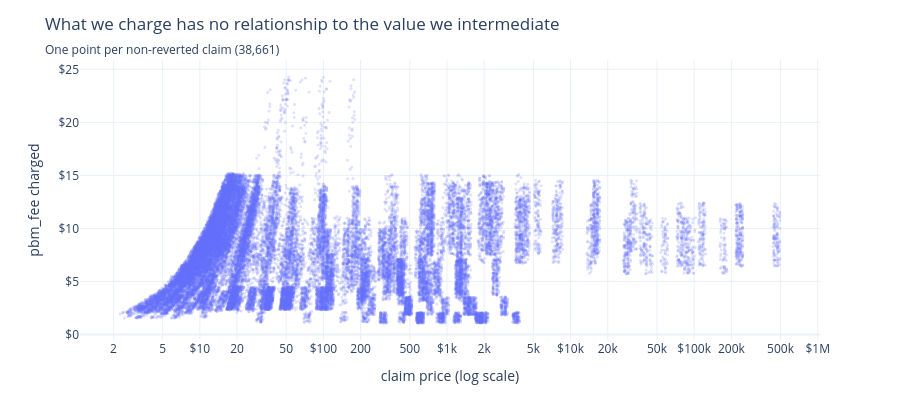

The notebook cell this image was saved under:
### Markdown cell above
---
## 2. Gordon Cole — where the margin would come from

> *"If we wanted to increase White Lodge's margin, what would you suggest —
> based on what you're seeing in the data?"*

The answer is in one thing that shows up the moment you put price and fee on the
same chart.

### Code cell
sample = q("""
    select price_cents / 100.0 as price, pbm_fee_cents / 100.0 as fee
    from marts.fct_claim
    where not is_reverted
""")

fig = px.scatter(sample, x="price", y="fee", log_x=True, opacity=0.2,
                 labels={"price": "claim price (log scale)", "fee": "pbm_fee charged"})
fig.update_traces(marker=dict(size=3))
fig.update_xaxes(tickprefix="$", tickformat="~s")
fig.update_yaxes(tickprefix="$", tickformat="~s")
fig.update_layout(title=dict(
    text="What we charge has no relationship to the value we intermediate",
    subtitle=dict(text=f"One point per non-reverted claim ({len(sample):,})")))
fig

### Figure 1 — Plotly figure (JSON) as saved in the notebook; plotly's stock layout.template omitted (floating-point values rounded to 4 significant figures; data arrays with more than 128 entries replaced by an {"elided": "..."} marker saying what was removed)
{"data": [{"hovertemplate": "claim price (log scale)=%{x}<br>pbm_fee charged=%{y}<extra></extra>", "legendgroup": "", "marker": {"color": "#636efa", "opacity": 0.2, "size": 3, "symbol": "circle"}, "mode": "markers", "name": "", "showlegend": false, "type": "scattergl", "x": {"elided": "38661 float values"}, "xaxis": "x", "y": {"elided": "38661 float values"}, "yaxis": "y"}], "layout": {"height": 420, "legend": {"tracegroupgap": 0}, "margin": {"t": 60}, "title": {"subtitle": {"text": "One point per non-reverted claim (38,661)"}, "text": "What we charge has no relationship to the value we intermediate"}, "xaxis": {"anchor": "y", "domain": [0.0, 1.0], "tickformat": "~s", "tickprefix": "$", "title": {"text": "claim price (log scale)"}, "type": "log"}, "yaxis": {"anchor": "x", "domain": [0.0, 1.0], "tickformat": "~s", "tickprefix": "$", "title": {"text": "pbm_fee charged"}}}}
